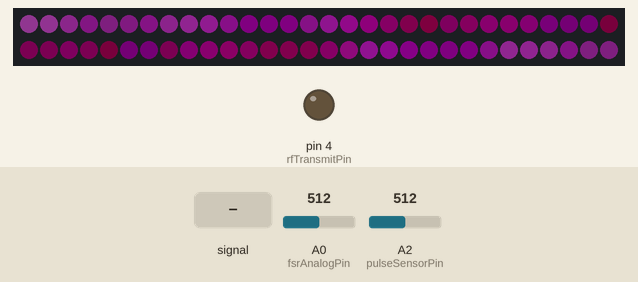
This sketch was run on a simulated Arduino Uno, built with avr-gcc and run on an emulated ATmega328P. Parts: 60 RGB LEDs in strip order, left to right, continuing on the next row, output pins drawn as LEDs (lit = HIGH). The inputs (shaded band) are chosen by the test bench; at power-on: A2 (pulseSensorPin) = 512, A0 (fsrAnalogPin) = 512. Dim RGB values are drawn brighter than linear.

Above: at 1.2 s.
1.3 s: A2 (pulseSensorPin) fed a 200 Hz sine of ±460 counts around its level
At 3.17 s:
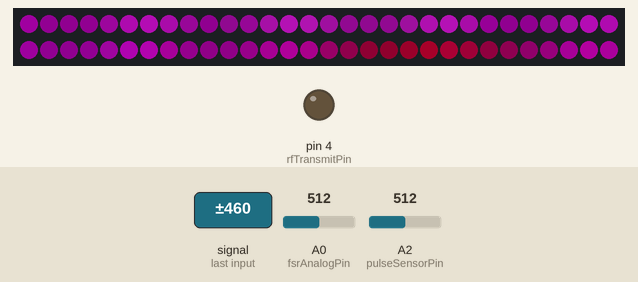
4.3 s: A2 (pulseSensorPin) set to 560
At 5.59 s:
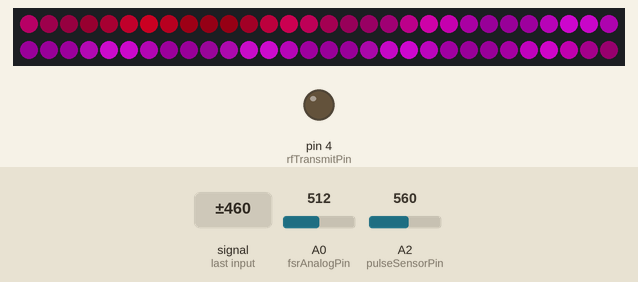
7.3 s: A0 (fsrAnalogPin) set to 90
At 7.7 s:
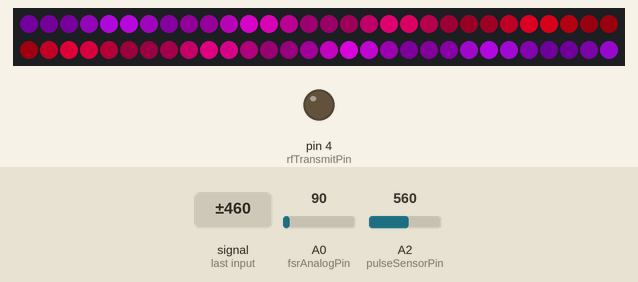
9.0 s: A0 (fsrAnalogPin) set to 110
At 10.73 s:
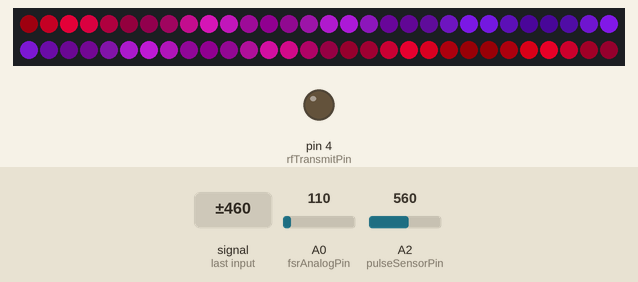
12.0 s: A2 (pulseSensorPin) set to 900
At 13.14 s:
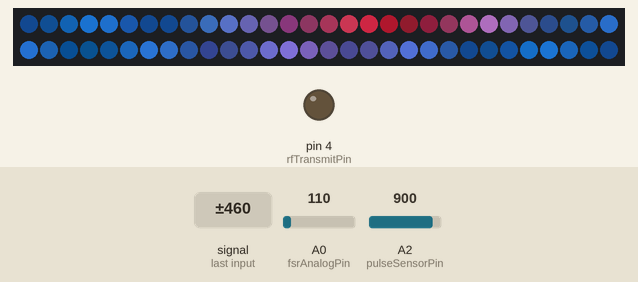
15.0 s: A2 (pulseSensorPin) fed a 200 Hz sine of ±81 counts around its level
At 16.49 s:
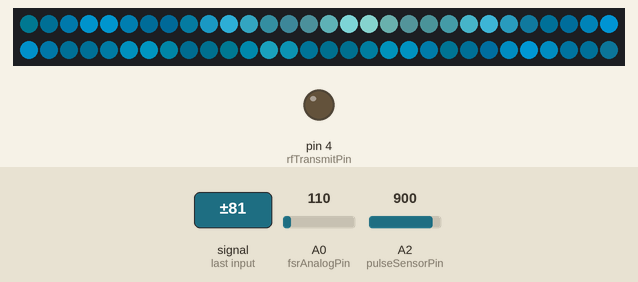

The sketch:

Prototype_code.ino
```cpp
//=====LEDS=====//
#include <FastLED.h>           //Include FastLED library

#define NUM_LEDS 60             //How many LEDS
#define LED_PIN 5              //LED DATA PIN
#define LED_TYPE WS2812        //LED STRIP TYPE
#define COLOR_ORDER GRB        //COLOR TYPE GRB(correct Color order)
#define BRIGHTNESS 240         //Brightness Range [off..on] = [0..255]

CRGB leds[NUM_LEDS];           //Define the array of RGB control data for each LED
                               // Forward declarations of an array of cpt-city gradient palettes, and
                               // a count of how many there are.  The actual color palette definitions
                               // are at the bottom of this file.
#define SECONDS_PER_PALETTE 10
//====LEDS-END===//

//====SENSORS====//
#define fsrAnalogPin A0        //PRESSURE SENSOR PIN
int fsrReading;                //Analog reading from PRESSURE SENSOR
int pressureThreshold = 100;
int smallTrigger = 0;
int smallHits = 0;
int prevFSR = 0;

#define USE_ARDUINO_INTERRUPTS true    // Set-up low-level interrupts for most acurate BPM math.
#include <PulseSensorPlayground.h>     // Includes the PulseSensorPlayground Library.
#define pulseSensorPin A2         //PULSE SENSOR PIN
int pulseReading;              //Analog reading from PULSE SENSOR
int pulseThreshold = 550;
int heartBeat = 0;
PulseSensorPlayground pulseSensor;
//==SENSORS-END==//

//FUTURE-PROTOTYPE
//====T&R========//
 #define rfTransmitPin 4  //RF Transmitter pin = digital pin 4
 #define rfReceivePin A1
//====T&R-END====//


//======TIME=====//
unsigned long timeValueA;      //Timer to observe pressure Sensor over time
unsigned long prevTimeValue;

unsigned long timeValueB;      //PulseSensor Timer
unsigned long prevTimeValueB;
//===TIME-END===//

void setup() {
// Begin running Serial console/communication with Arduino
  Serial.begin(9600);

// Initialize library using CRGB LED array
  FastLED.addLeds<LED_TYPE,LED_PIN,COLOR_ORDER>(leds, NUM_LEDS)
  //cpt-city palettes have different color balance
         .setDither(BRIGHTNESS < 255);
  //set mast brightness control
  FastLED.setBrightness(BRIGHTNESS);

  //PulseSensor SETUP
  pulseSensor.analogInput(pulseSensorPin);
  pulseSensor.setThreshold(pulseThreshold);

  //FUTURE-PROTOTYPE
  //Transmitter SETUP
  pinMode(rfTransmitPin, OUTPUT);
}


//=====LED PALETTE====//
extern const TProgmemRGBGradientPalettePtr gGradientPalettes[];
extern const uint8_t gGradientPaletteCount;
                               // Current palette number from the 'playlist' of color palettes
uint8_t gCurrentPaletteNumber;

CRGBPalette16 gCurrentPalette( CRGB::Black);
CRGBPalette16 gTargetPalette( gGradientPalettes[0] );
//=====LED PALETTE====//


void loop() {
  colorwaves(leds, NUM_LEDS, gCurrentPalette);    //loop which moves the leds in waves
  pressureWatch();                                //fsr pressure sensor loop
  paletteControl();                               //LED_loop
  serialReadings();                               //All Serial.println go here
  pulseWatch();                                   //Pulse sensor loop *sensor doesn't seem to work*
//  transmit();                                   //Transmitter Code
  FastLED.show();                                 //show change in LEDS
  timeValueA = millis();                          //time-a value start
  timeValueB = millis();                          //time-b value start
}


//==SENSOR-CODE-BITS==//
void pressureWatch() {
  //fsrReading is the int which stores the analog data from fsrPin
  fsrReading = analogRead(fsrAnalogPin);
  //Color limit 10seconds
  int interval = 10000;

  //if 10 seconds have elapsed...
  //store the number of fsr over threshold readings (smallTrigger) in smallHits
  //reset smallTrigger to 0
  if (timeValueA - prevTimeValue >= interval){
    smallHits = smallTrigger;
    prevTimeValue = timeValueA;
    smallTrigger = 0;
  //if 10 seconds have not elapsed...
  //check for fsrReadings which are over the Threshold
  //add 1 to smallTrigger everytime
  }else{
    if (fsrReading > pressureThreshold){
        if (prevFSR < pressureThreshold){
          smallTrigger += 1;
        }
    }
   prevFSR = fsrReading;
  }

  //LED_CONTROL BASED ON FSR OUTPUT IN Prev 10 seconds
  if (smallHits == 0){
    gCurrentPaletteNumber = 4;
  }else if (smallHits >= 1 && smallHits < 5){
    gCurrentPaletteNumber = 3;
  }else if (smallHits >= 5 && smallHits < 10){
    gCurrentPaletteNumber = 5;
  } else if (smallHits >= 10 && smallHits < 15){
    gCurrentPaletteNumber = 2;
  } else {
    gCurrentPaletteNumber = 3;
  }
}


//UNDER CONSTRUCTION/INVESTIGATION
//try as I might I can't seem to get my pulse sensor to notice a heartbeat
//broken sensor? thick skin? bad code? maybe all 3
void pulseWatch() {
//  int myBPM = pulseSensor.getBeatsPerMinute();
 //Gives me values of 895-909
  int myBPM = analogRead(pulseSensorPin);
  int bpmTime;
  //time interval
  int interval = 10000;
//If the pulse sensor is touching skin(thats what I'm getting here actually)
  if (timeValueB - prevTimeValueB >= interval){
    bpmTime = heartBeat;
    prevTimeValueB = timeValueB;
    heartBeat = 0;
  } else {
    if (myBPM > 899){
     heartBeat += 1;
    }
  }
}


void serialReadings(){
//  Serial.println("Pressure reading = ");
//  Serial.println(fsrReading);
//  Serial.println(gCurrentPaletteNumber);
//  Serial.println(smallTrigger);
//  Serial.println(smallHits);
}


//===LED-CODE-BITS===//
void paletteControl() {

  gTargetPalette = gGradientPalettes[ gCurrentPaletteNumber ];

  EVERY_N_MILLISECONDS(40) {
    nblendPaletteTowardPalette( gCurrentPalette, gTargetPalette, 16);
  }
}


void colorwaves( CRGB* ledarray, uint16_t numleds, CRGBPalette16& palette)
{
  static uint16_t sPseudotime = 0;
  static uint16_t sLastMillis = 0;
  static uint16_t sHue16 = 0;

  uint8_t sat8 = beatsin88( 87, 220, 250);
  uint8_t brightdepth = beatsin88( 341, 96, 224);
  uint16_t brightnessthetainc16 = beatsin88( 203, (25 * 256), (40 * 256));
  uint8_t msmultiplier = beatsin88(147, 23, 60);

  uint16_t hue16 = sHue16;//gHue * 256;
  uint16_t hueinc16 = beatsin88(113, 300, 1500);

  uint16_t ms = millis();
  uint16_t deltams = ms - sLastMillis ;
  sLastMillis  = ms;
  sPseudotime += deltams * msmultiplier;
  sHue16 += deltams * beatsin88( 400, 5,9);
  uint16_t brightnesstheta16 = sPseudotime;

  for( uint16_t i = 0 ; i < numleds; i++) {
    hue16 += hueinc16;
    uint8_t hue8 = hue16 / 256;
    uint16_t h16_128 = hue16 >> 7;
    if( h16_128 & 0x100) {
      hue8 = 255 - (h16_128 >> 1);
    } else {
      hue8 = h16_128 >> 1;
    }

    brightnesstheta16  += brightnessthetainc16;
    uint16_t b16 = sin16( brightnesstheta16  ) + 32768;

    uint16_t bri16 = (uint32_t)((uint32_t)b16 * (uint32_t)b16) / 65536;
    uint8_t bri8 = (uint32_t)(((uint32_t)bri16) * brightdepth) / 65536;
    bri8 += (255 - brightdepth);

    uint8_t index = hue8;
    //index = triwave8( index);
    index = scale8( index, 240);

    CRGB newcolor = ColorFromPalette( palette, index, bri8);

    uint16_t pixelnumber = i;
    pixelnumber = (numleds-1) - pixelnumber;

    nblend( ledarray[pixelnumber], newcolor, 128);
  }
}


//void practiceLEDS() {
//////Using an array to fill all LEDS one color
//  for (int i = 0; i < NUM_LEDS; i++){
//      leds[i] = CRGB(255,255,255);
//  }
//////Configure the RGB value of a selected LED
//  leds[0] = CRGB(255,255,255);
////// use a routine to fill a block of LEDS with a fixed color
//////number of LEDS from the first fixed LED[X] that I want filled//
//  fill_solid( &(leds[0]),5, CRGB(100,20,130));
//////CHSV configures LEDS using HUE,SATURATION,BRIGHTNESS
//  leds[4] = CHSV( HUE_PURPLE, 150, 255);
//////configure LEDS using web color code name
//  leds[5] = CRGB::HotPink;
////Send a bolt of 3 red leds and have them turn black behind them
//   for (int i = 0; i < NUM_LEDS; i++){
//      leds[i] = CRGB(0,0,0);
//      leds[i+3] = CRGB(255,0,0);
//      FastLED.show();   //activate all changes to LEDS
//      delay(100);
//    }
//}

// Gradient palette "es_rivendell_15_gp", originally from
// http://soliton.vm.bytemark.co.uk/pub/cpt-city/es/rivendell/tn/es_rivendell_15.png.index.html
// converted for FastLED with gammas (2.6, 2.2, 2.5)
// Size: 20 bytes of program space.

DEFINE_GRADIENT_PALETTE( es_rivendell_15_gp ) {
    0,   1, 14,  5,
  101,  16, 36, 14,
  165,  56, 68, 30,
  242, 150,156, 99,
  255, 150,156, 99};


// Gradient palette "Coral_reef_gp", originally from
// http://soliton.vm.bytemark.co.uk/pub/cpt-city/nd/other/tn/Coral_reef.png.index.html
// converted for FastLED with gammas (2.6, 2.2, 2.5)
// Size: 24 bytes of program space.

DEFINE_GRADIENT_PALETTE( Coral_reef_gp ) {
    0,  40,199,197,
   50,  10,152,155,
   96,   1,111,120,
   96,  43,127,162,
  139,  10, 73,111,
  255,   1, 34, 71};

// Gradient palette "es_ocean_breeze_068_gp", originally from
// http://soliton.vm.bytemark.co.uk/pub/cpt-city/es/ocean_breeze/tn/es_ocean_breeze_068.png.index.html
// converted for FastLED with gammas (2.6, 2.2, 2.5)
// Size: 24 bytes of program space.

DEFINE_GRADIENT_PALETTE( es_ocean_breeze_068_gp ) {
    0, 100,156,153,
   51,   1, 99,137,
  101,   1, 68, 84,
  104,  35,142,168,
  178,   0, 63,117,
  255,   1, 10, 10};

// Gradient palette "es_ocean_breeze_036_gp", originally from
// http://soliton.vm.bytemark.co.uk/pub/cpt-city/es/ocean_breeze/tn/es_ocean_breeze_036.png.index.html
// converted for FastLED with gammas (2.6, 2.2, 2.5)
// Size: 16 bytes of program space.

DEFINE_GRADIENT_PALETTE( es_ocean_breeze_036_gp ) {
    0,   1,  6,  7,
   89,   1, 99,111,
  153, 144,209,255,
  255,   0, 73, 82};


DEFINE_GRADIENT_PALETTE( es_emerald_dragon_08_gp ) {
    0,  97,255,  1,
  101,  47,133,  1,
  178,  13, 43,  1,
  255,   2, 10,  1};

  DEFINE_GRADIENT_PALETTE( es_pinksplash_08_gp ) {
    0, 126, 11,255,
  127, 197,  1, 22,
  175, 210,157,172,
  221, 157,  3,112,
  255, 157,  3,112};
  DEFINE_GRADIENT_PALETTE( Analogous_1_gp ) {
    0,   3,  0,255,
   63,  23,  0,255,
  127,  67,  0,255,
  191, 142,  0, 45,
  255, 255,  0,  0};

// Single array of defined cpt-city color palettes.
// This will let us programmatically choose one based on
// a number, rather than having to activate each explicitly
// by name every time.
// Since it is const, this array could also be moved
// into PROGMEM to save SRAM, but for simplicity of illustration
// we'll keep it in a regular SRAM array.
//
// This list of color palettes acts as a "playlist"; you can
// add or delete, or re-arrange as you wish.
const TProgmemRGBGradientPalettePtr gGradientPalettes[] = {
  es_rivendell_15_gp,
  es_ocean_breeze_036_gp,
  Coral_reef_gp,
  es_ocean_breeze_068_gp,
  es_pinksplash_08_gp,
  Analogous_1_gp,
  es_emerald_dragon_08_gp};

// Count of how many cpt-city gradients are defined:
const uint8_t gGradientPaletteCount =
  sizeof( gGradientPalettes) / sizeof( TProgmemRGBGradientPalettePtr );
```
